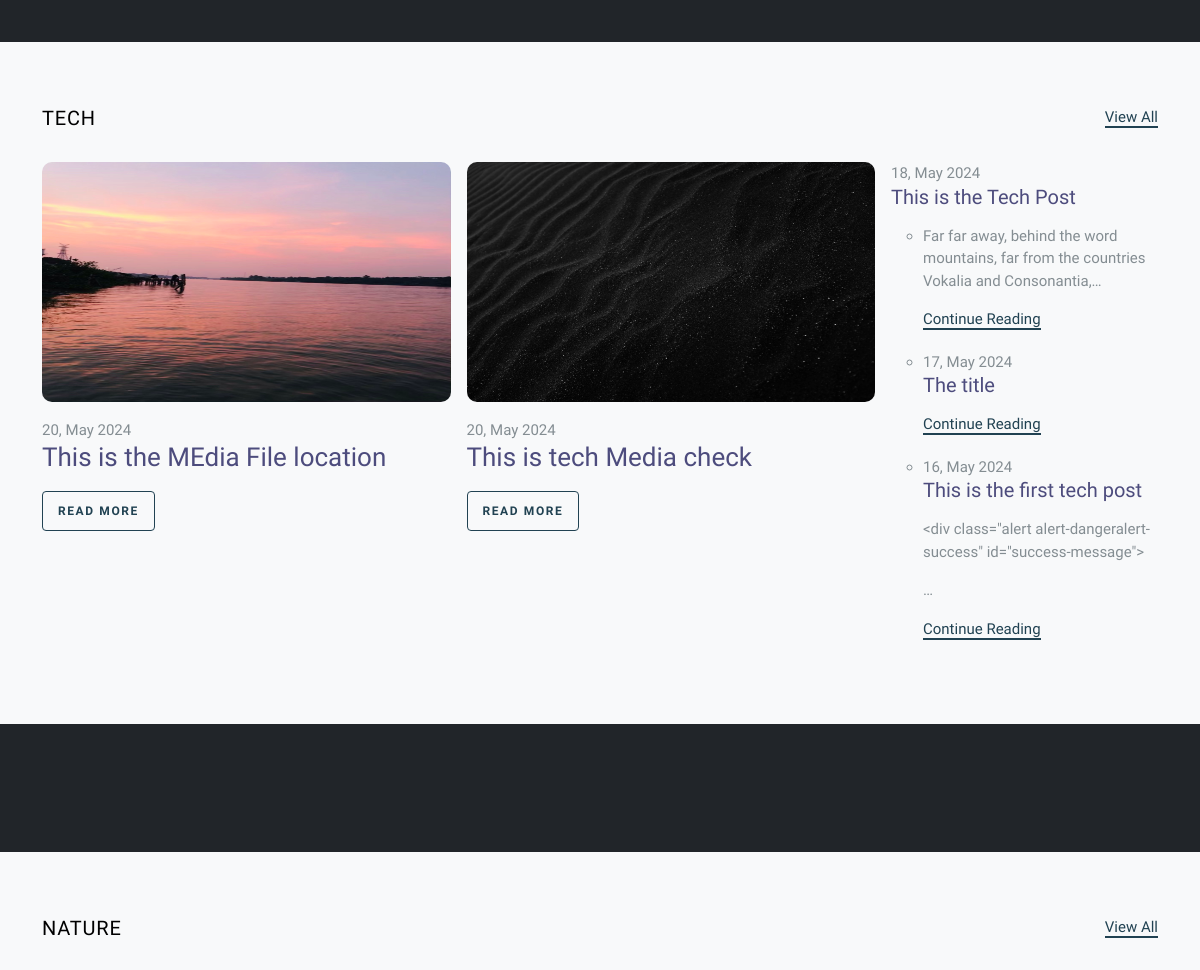
The app's page / (middle part), older data.
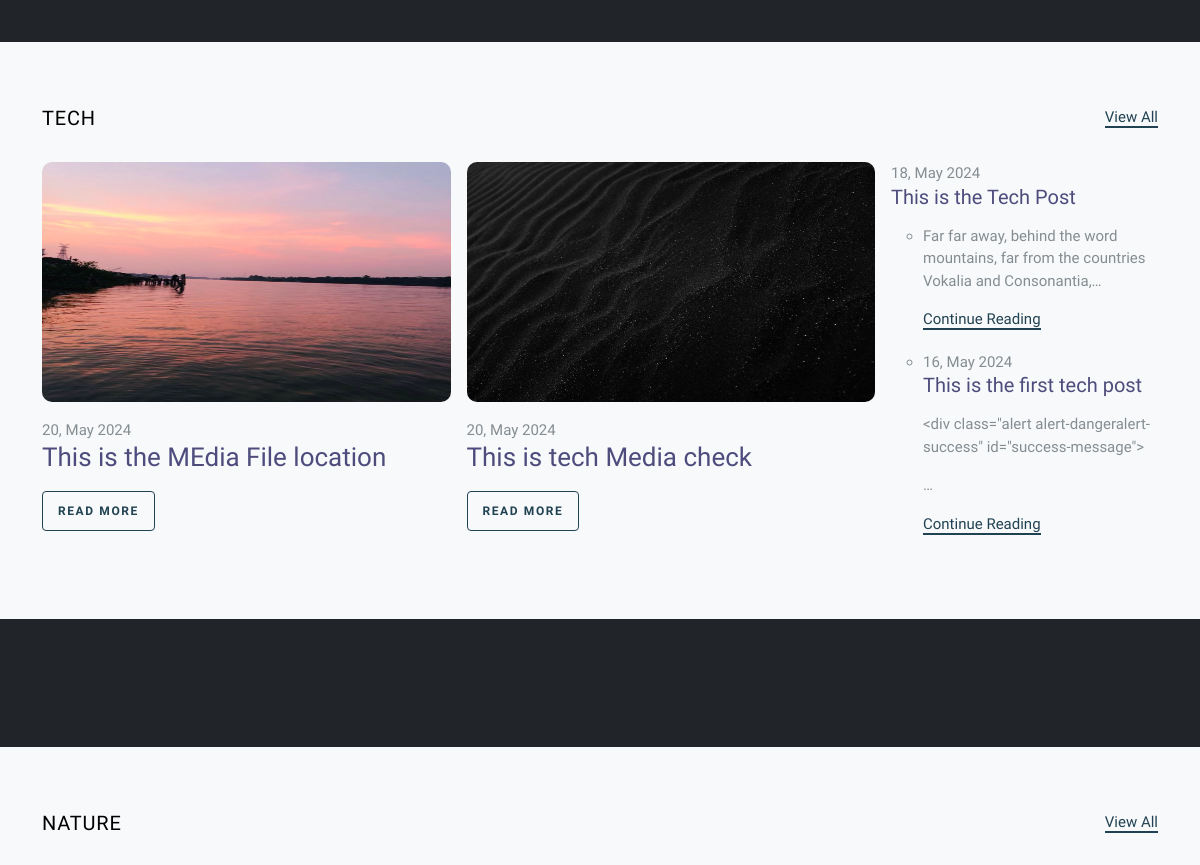
The same page, newer data.
### app/models.py (models this page shows, shortened)
class Category(models.Model):
    name = models.CharField(max_length=200)

class post(models.Model):
    STATUS = (
        ('0','Draft'),
        ('1','Publish'),
    )
    title = models.CharField(max_length=2000)
    author = models.ForeignKey(CustomUser,on_delete=models.SET_NULL, null=True)
    category = models.ForeignKey(Category, on_delete=models.SET_NULL, null=True)
    cover = models.ImageField(upload_to='post_covers/',blank=True, null=True, default='post_covers/default.png')
    tags = models.ManyToManyField(Tag)
    status = models.CharField(choices=STATUS,max_length=100)
    details = RichTextField(null=True, blank=True)
    visits = models.IntegerField(default=0)  # Track the number of visits
    updated = models.DateTimeField(auto_now=True)
    created = models.DateTimeField(auto_now_add=True)
    class Meta:
        ordering = ['-created', '-updated']

### app/views.py (the view)
# urls.py: path('',index, name='home'),
def index(request):
    posts = post.objects.filter(status='1')
    categories = Category.objects.all()
    context = {
        'posts':posts,
        'categories':categories,
    }
    return render(request,"index.html",context)

### app/templates/index.html (shortened to what this page needs)
{% load static %}
<!doctype html>
<html lang="en">
<head>
	<link rel="stylesheet" href="{% static "fonts/icomoon/style.css" %}">
	<link rel="stylesheet" href="{% static "fonts/flaticon/font/flaticon.css" %}">
	<link rel="stylesheet" href="https://cdn.jsdelivr.net/npm/bootstrap-icons@1.8.1/font/bootstrap-icons.css">
	<link rel="stylesheet" href="https://cdn.jsdelivr.net/npm/bootstrap-icons@1.11.3/font/bootstrap-icons.min.css">
	<link rel="stylesheet" href="{% static "css/tiny-slider.css" %}">
	<link rel="stylesheet" href="{% static "css/aos.css" %}">
	<link rel="stylesheet" href="{% static "css/glightbox.min.css" %}">
	<link rel="stylesheet" href="{% static "css/style.css" %}">
	<link rel="stylesheet" href="{% static "css/flatpickr.min.css" %}">
</head>
<body>
	<section class="section bg-dark">
	</section>
	{% for category in categories|slice:1 %}
	<section class="section posts-entry bg-light">
		<div class="container">
			<div class="row mb-4">
				<div class="col-sm-6">
						<h2 class="posts-entry-title">{{category.name}}</h2>
				</div>
				<div class="col-sm-6 text-sm-end"><a href="{% url "category" %}?q={{category.name}}" class="read-more">View All</a></div>
			</div>
			<div class="row g-3">
				<div class="col-md-9">
					<div class="row g-3">
						{% for blog in category.post_set.all|slice:2 %}
						<div class="col-md-6">
							<div class="blog-entry">
								<a href="{% url "blog-post" blog.id %}" class="img-link v-height">
									<img src="{{blog.cover.url}}" alt="Image" class="img-fluid v-height">
								</a>
								<span class="date">{{blog.created |  date:'d, F Y'}}</span>
								<h2><a href="{% url "blog-post" blog.id %}">{{blog.title}}</a></h2>
								<p><a href="{% url "blog-post" blog.id %}" class="btn btn-sm btn-outline-primary">Read More</a></p>
							</div>
						</div>
						{% endfor %}
					</div>
				</div>
				<div class="col-md-3">
					<ul class="list-unstyled blog-entry-sm">
						{% for blog in category.post_set.all|slice:"2:5" %}
						<li>
							<span class="date">{{blog.created |  date:'d, F Y'}}</span>
							<h3><a href="{% url "blog-post" blog.id %}">{{blog.title}}</a></h3>
							<p>{{blog.details|truncatechars:'100'|safe }}</p>
							<p><a href="{% url "blog-post" blog.id %}" class="read-more">Continue Reading</a></p>
						</li>
						{% endfor %}
					</ul>
				</div>
			</div>
		</div>
	</section>
	<section class="section posts-entry posts-entry-sm bg-dark">
	</section>
	{% endfor %}
	<section class="section posts-entry bg-light">
		<div class="container">
			{% for category in categories|slice:'1:2' %}
			<div class="row mb-4">
				<div class="col-sm-6">
						<h2 class="posts-entry-title">{{category.name}}</h2>
				</div>
				<div class="col-sm-6 text-sm-end"><a href="{% url "category" %}?q={{category.name}}" class="read-more">View All</a></div>
			</div>
			<div class="row g-3">
				<div class="col-md-9 order-md-2">
					<div class="row g-3">
					</div>
				</div>
				{% endfor %}
			</div>
		</div>
	</section>
  </body>
  </html>

Row changes from the older to the newer data that the page shows:
removed post: created "17, May 2024", title "The title", shown under Category "TECH"
